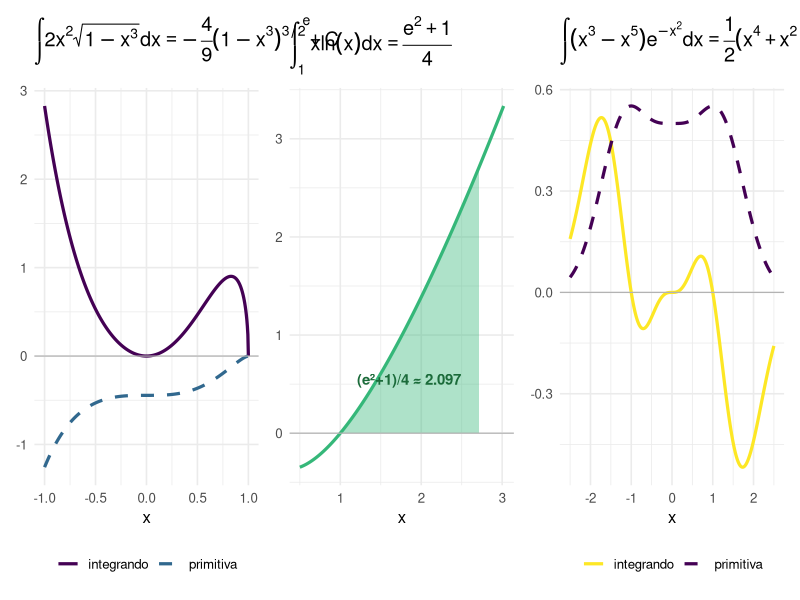
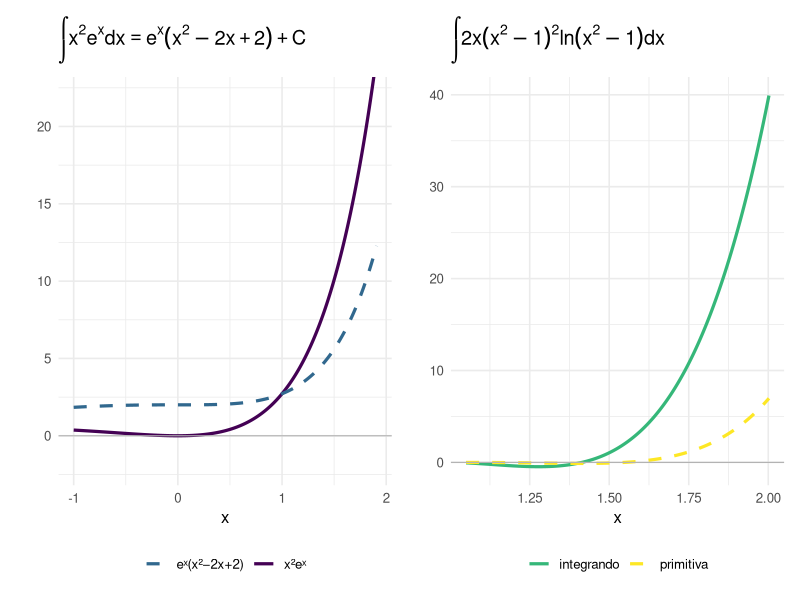

Recreate these plots in R, in order.
## ---- chunk 1
#| label: fig-teste3-2026-verificacao
#| fig-cap: "Verificação numérica das integrais do Teste 3 (2026). Esquerda: integrando $2x^2\\sqrt{1-x^3}$ e sua primitiva $-\\frac{4}{9}(1-x^3)^{3/2}$. Centro: integral definida $\\int_1^e x\\ln x\\,dx = (e^2+1)/4$ representada como área sombreada. Direita: integrando $(x^3-x^5)e^{-x^2}$ e sua primitiva $\\frac{1}{2}(x^4+x^2+1)e^{-x^2}$."
#| fig-align: center
#| fig-width: 13
#| fig-height: 4.2

library(ggplot2)
library(patchwork)

base_t <- theme_minimal(base_size = 12) +
  theme(legend.position = "bottom", legend.title = element_blank())

# Q2.1: integrando e primitiva em [-1, 1]
x1  <- seq(-1, 1, length.out = 400)
df1 <- data.frame(
  x = x1,
  f = 2 * x1^2 * sqrt(pmax(1 - x1^3, 0)),
  F = -(4/9) * (pmax(1 - x1^3, 0))^(3/2)
)

p1 <- ggplot(df1, aes(x)) +
  geom_line(aes(y = f, color = "integrando"), linewidth = 1.1) +
  geom_line(aes(y = F, color = "primitiva"),  linewidth = 1.1, linetype = "dashed") +
  geom_hline(yintercept = 0, color = "gray70", linewidth = 0.4) +
  scale_color_manual(values = c("integrando" = "#440154", "primitiva" = "#31688e")) +
  labs(title = expression(integral(2*x^2*sqrt(1-x^3)*dx) == -frac(4,9)*(1-x^3)^{3/2}+C),
       x = "x", y = NULL) +
  base_t

# Q2.2: área sombreada da integral definida x ln(x) em [1, e]
x2a  <- seq(0.5, exp(1) + 0.3, length.out = 400)
x2f  <- seq(1, exp(1), length.out = 200)
df2  <- data.frame(x = x2a, y = x2a * log(x2a))
df2f <- data.frame(x = x2f, y = x2f * log(x2f))
val2 <- (exp(2) + 1) / 4

p2 <- ggplot() +
  geom_area(data = df2f, aes(x, y), fill = "#35b779", alpha = 0.4) +
  geom_line(data = df2,  aes(x, y), color = "#35b779", linewidth = 1.1) +
  geom_hline(yintercept = 0, color = "gray70", linewidth = 0.4) +
  annotate("text", x = 1.85, y = 0.55,
           label = sprintf("(e²+1)/4 ≈ %.3f", val2),
           size = 3.8, color = "#1b6b3a", fontface = "bold") +
  labs(title = expression(integral(x*ln(x)*dx, 1, e) == frac(e^2+1, 4)),
       x = "x", y = NULL) +
  theme_minimal(base_size = 12)

# Q2.3: integrando e primitiva em [-2.5, 2.5]
x3  <- seq(-2.5, 2.5, length.out = 400)
df3 <- data.frame(
  x = x3,
  f = (x3^3 - x3^5) * exp(-x3^2),
  F = 0.5 * (x3^4 + x3^2 + 1) * exp(-x3^2)
)

p3 <- ggplot(df3, aes(x)) +
  geom_line(aes(y = f, color = "integrando"), linewidth = 1.1) +
  geom_line(aes(y = F, color = "primitiva"),  linewidth = 1.1, linetype = "dashed") +
  geom_hline(yintercept = 0, color = "gray70", linewidth = 0.4) +
  scale_color_manual(values = c("integrando" = "#fde725", "primitiva" = "#440154")) +
  labs(title = expression(integral((x^3-x^5)*e^{-x^2}*dx) == frac(1,2)*(x^4+x^2+1)*e^{-x^2}+C),
       x = "x", y = NULL) +
  base_t

p1 + p2 + p3
## ---- chunk 2
#| label: fig-teste3-verificacao
#| fig-cap: "Verificação numérica das integrais do Teste 3. À esquerda: integrando $x^2 e^x$ e sua primitiva $e^x(x^2-2x+2)$. À direita: integrando $2x(x^2-1)^2\\ln(x^2-1)$ e sua primitiva $\\frac{(x^2-1)^3}{9}[3\\ln(x^2-1)-1]$."
#| fig-align: center
#| fig-width: 11
#| fig-height: 4.5

library(ggplot2)
library(patchwork)

base_t <- theme_minimal(base_size = 12)

# Q2.1: integrando x^2 e^x e primitiva e^x(x^2-2x+2)
x1 <- seq(-1, 3, length.out = 400)
df1 <- data.frame(
  x = x1,
  f = x1^2 * exp(x1),
  F = exp(x1) * (x1^2 - 2*x1 + 2)
)
df1 <- subset(df1, abs(df1$f) < 25 & abs(df1$F) < 25)

p1 <- ggplot(df1, aes(x)) +
  geom_line(aes(y = f, color = "x²eˣ"),              linewidth = 1.1) +
  geom_line(aes(y = F, color = "eˣ(x²−2x+2)"),      linewidth = 1.1, linetype = "dashed") +
  geom_hline(yintercept = 0, color = "gray70", linewidth = 0.4) +
  coord_cartesian(ylim = c(-2, 22)) +
  scale_color_manual(values = c("x²eˣ" = "#440154", "eˣ(x²−2x+2)" = "#31688e")) +
  labs(title = expression(integral(x^2*e^x*dx) == e^x*(x^2-2*x+2)+C),
       x = "x", y = "", color = NULL) +
  base_t + theme(legend.position = "bottom")

# Q2.2: integrando 2x(x^2-1)^2 ln(x^2-1) e primitiva
x2 <- seq(1.05, 2.5, length.out = 400)
df2 <- data.frame(
  x = x2,
  f = 2*x2*(x2^2-1)^2 * log(x2^2-1),
  F = (x2^2-1)^3/9 * (3*log(x2^2-1) - 1)
)
df2 <- subset(df2, abs(df2$f) < 40 & abs(df2$F) < 40)

p2 <- ggplot(df2, aes(x)) +
  geom_line(aes(y = f, color = "integrando"),  linewidth = 1.1) +
  geom_line(aes(y = F, color = "primitiva"),   linewidth = 1.1, linetype = "dashed") +
  geom_hline(yintercept = 0, color = "gray70", linewidth = 0.4) +
  scale_color_manual(values = c("integrando" = "#35b779", "primitiva" = "#FDE725")) +
  labs(title = expression(integral(2*x*(x^2-1)^2*ln(x^2-1)*dx)),
       x = "x", y = "", color = NULL) +
  base_t + theme(legend.position = "bottom")

p1 + p2
